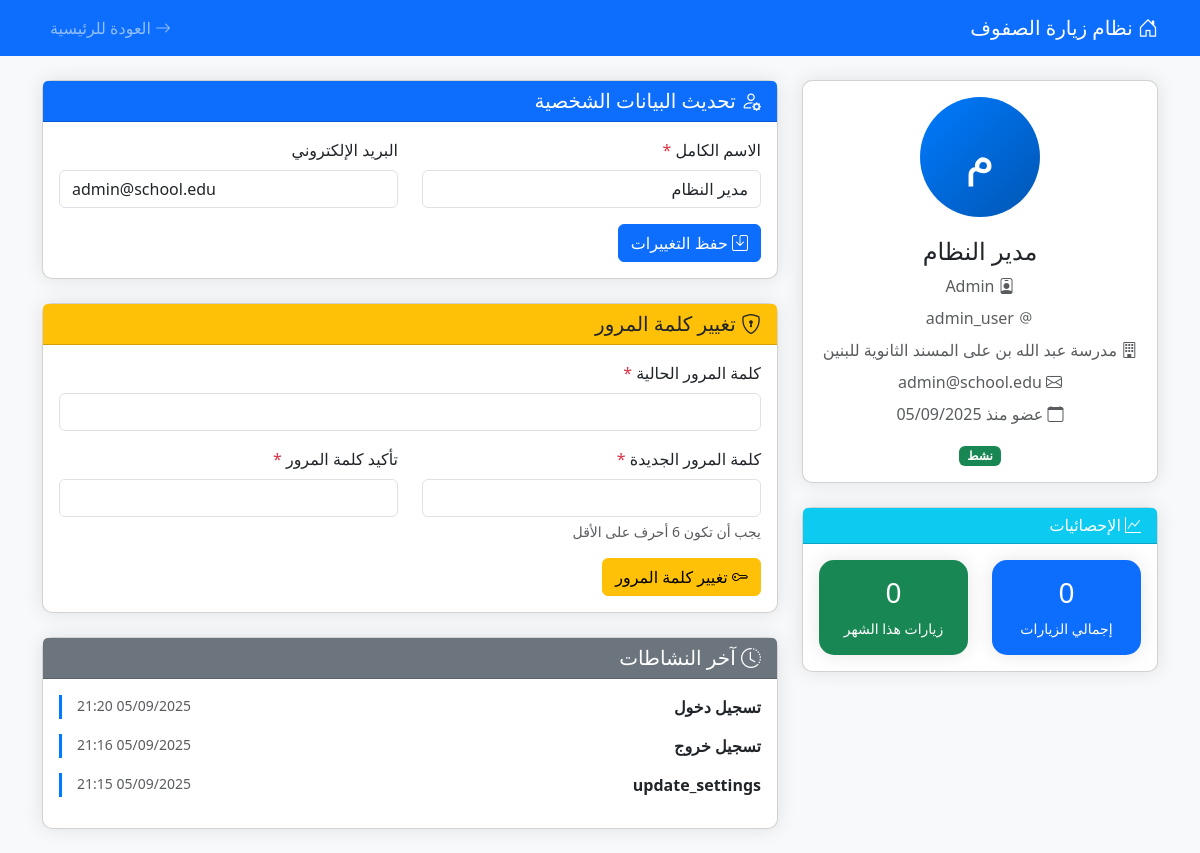
The app's page /profile.php (signed in) with its own data.
### tables this page shows
CREATE TABLE `users` (
  `id` int NOT NULL,
  `username` varchar(100) NOT NULL,
  `email` varchar(255) DEFAULT NULL,
  `password_hash` varchar(255) NOT NULL,
  `full_name` varchar(255) NOT NULL,
  `role_id` int NOT NULL,
  `school_id` int DEFAULT NULL,
  `is_active` tinyint(1) NOT NULL DEFAULT '1',
  `last_login` timestamp NULL DEFAULT NULL,
  `password_reset_token` varchar(255) DEFAULT NULL,
  `password_reset_expires` timestamp NULL DEFAULT NULL,
  `created_at` timestamp NULL DEFAULT CURRENT_TIMESTAMP,
  `updated_at` timestamp NULL DEFAULT CURRENT_TIMESTAMP ON UPDATE CURRENT_TIMESTAMP
);

CREATE TABLE `user_roles` (
  `id` int NOT NULL,
  `name` varchar(50) NOT NULL,
  `display_name` varchar(100) NOT NULL,
  `description` text,
  `permissions` json DEFAULT NULL,
  `created_at` timestamp NULL DEFAULT CURRENT_TIMESTAMP,
  `updated_at` timestamp NULL DEFAULT CURRENT_TIMESTAMP ON UPDATE CURRENT_TIMESTAMP
);

CREATE TABLE `schools` (
  `id` int NOT NULL,
  `name` varchar(255) NOT NULL,
  `phone` varchar(20) DEFAULT NULL,
  `created_at` timestamp NULL DEFAULT CURRENT_TIMESTAMP,
  `updated_at` timestamp NULL DEFAULT CURRENT_TIMESTAMP ON UPDATE CURRENT_TIMESTAMP,
  `school_code` varchar(20) DEFAULT NULL,
  `email` varchar(255) DEFAULT NULL,
  `address` text,
  `logo` varchar(255) DEFAULT NULL
);

CREATE TABLE `user_activity_log` (
  `id` int NOT NULL,
  `user_id` int DEFAULT NULL,
  `action` varchar(100) NOT NULL,
  `table_name` varchar(100) DEFAULT NULL,
  `record_id` int DEFAULT NULL,
  `old_values` text,
  `new_values` text,
  `description` text,
  `ip_address` varchar(45) DEFAULT NULL,
  `user_agent` text,
  `created_at` timestamp NULL DEFAULT CURRENT_TIMESTAMP
);

### includes/db_connection.php (called while the page is built, shortened)
<?php
$dsn = "mysql:host=" . DB_HOST . ";dbname=" . DB_NAME . ";charset=" . DB_CHARSET;
$options = [
    PDO::ATTR_ERRMODE            => PDO::ERRMODE_EXCEPTION,
    PDO::ATTR_DEFAULT_FETCH_MODE => PDO::FETCH_ASSOC,
    PDO::ATTR_EMULATE_PREPARES   => false,
];
try {
    $pdo = new PDO($dsn, DB_USER, DB_PASS, $options);
    $pdo->exec("SET NAMES utf8mb4");
    $pdo->exec("SET CHARACTER SET utf8mb4");
    $pdo->exec("SET collation_connection = utf8mb4_unicode_ci");
} catch (PDOException $e) {
    die("فشل الاتصال بقاعدة البيانات: " . $e->getMessage());
}
function query($sql, $params = []) {
    global $pdo;
    $stmt = $pdo->prepare($sql);
    $stmt->execute($params);
    return $stmt->fetchAll();
}
function query_row($sql, $params = []) {
    global $pdo;
    $stmt = $pdo->prepare($sql);
    $stmt->execute($params);
    return $stmt->fetch();
}

### profile.php (the view, shortened to what this page needs)
<?php
require_once 'includes/db_connection.php';
$user_id = $_SESSION['user_id'];
$user = query_row("
    SELECT u.*, r.name as role_name, s.name as school_name
    FROM users u
    LEFT JOIN user_roles r ON u.role_id = r.id
    LEFT JOIN schools s ON u.school_id = s.id
    WHERE u.id = ?
", [$user_id]);
$stats = [];
if (has_permission('create_visit')) {
    $stats['total_visits'] = query_row("SELECT COUNT(*) as count FROM visits WHERE visitor_person_id = ?", [$user_id])['count'];
    $stats['visits_this_month'] = query_row("
        SELECT COUNT(*) as count FROM visits
        WHERE visitor_person_id = ? AND MONTH(visit_date) = MONTH(CURRENT_DATE()) AND YEAR(visit_date) = YEAR(CURRENT_DATE())
    ", [$user_id])['count'];
}
$activities = query("
    SELECT action, description, created_at
    FROM user_activity_log
    WHERE user_id = ?
    ORDER BY created_at DESC
    LIMIT 10
", [$user_id]);
?>
<!DOCTYPE html>
<html lang="ar" dir="rtl">
<head>
    <link rel="stylesheet" href="https://cdn.jsdelivr.net/npm/bootstrap@5.3.0/dist/css/bootstrap.rtl.min.css">
    <link rel="stylesheet" href="https://cdn.jsdelivr.net/npm/bootstrap-icons@1.10.0/font/bootstrap-icons.css">
</head>
<body>
    <nav class="navbar navbar-expand-lg navbar-dark bg-primary">
        <div class="container">
            <a class="navbar-brand" href="index.php">
                <i class="bi bi-house-door"></i> نظام زيارة الصفوف
            </a>
            <div class="navbar-nav ms-auto">
                <a class="nav-link" href="index.php">
                    <i class="bi bi-arrow-right"></i> العودة للرئيسية
                </a>
            </div>
        </div>
    </nav>
    <div class="container py-4">
        <div class="row">
            <div class="col-md-4 mb-4">
                <div class="card">
                    <div class="card-body text-center">
                        <div class="profile-avatar">
                            <?php echo mb_substr($user['full_name'], 0, 1); ?>
                        </div>
                        <h4><?php echo htmlspecialchars($user['full_name']); ?></h4>
                        <p class="text-muted mb-2">
                            <i class="bi bi-person-badge"></i> <?php echo htmlspecialchars($user['role_name']); ?>
                        </p>
                        <p class="text-muted mb-2">
                            <i class="bi bi-at"></i> <?php echo htmlspecialchars($user['username']); ?>
                        </p>
                        <?php if ($user['school_name']): ?>
                        <p class="text-muted mb-2">
                            <i class="bi bi-building"></i> <?php echo htmlspecialchars($user['school_name']); ?>
                        </p>
                        <?php endif; ?>
                        <?php if ($user['email']): ?>
                        <p class="text-muted mb-2">
                            <i class="bi bi-envelope"></i> <?php echo htmlspecialchars($user['email']); ?>
                        </p>
                        <?php endif; ?>
                        <p class="text-muted">
                            <i class="bi bi-calendar"></i> عضو منذ <?php echo date('d/m/Y', strtotime($user['created_at'])); ?>
                        </p>
                        <div class="mt-3">
                            <span class="badge bg-<?php echo $user['is_active'] ? 'success' : 'danger'; ?>">
                                <?php echo $user['is_active'] ? 'نشط' : 'غير نشط'; ?>
                            </span>
                        </div>
                    </div>
                </div>
                <?php if (!empty($stats)): ?>
                <div class="card mt-4">
                    <div class="card-header bg-info text-white">
                        <h6 class="mb-0"><i class="bi bi-graph-up"></i> الإحصائيات</h6>
                    </div>
                    <div class="card-body">
                        <div class="row text-center">
                            <div class="col-6">
                                <div class="stat-card card bg-primary text-white p-3">
                                    <h3><?php echo $stats['total_visits']; ?></h3>
                                    <small>إجمالي الزيارات</small>
                                </div>
                            </div>
                            <div class="col-6">
                                <div class="stat-card card bg-success text-white p-3">
                                    <h3><?php echo $stats['visits_this_month']; ?></h3>
                                    <small>زيارات هذا الشهر</small>
                                </div>
                            </div>
                        </div>
                    </div>
                </div>
                <?php endif; ?>
            </div>
            <div class="col-md-8">
                <div class="card mb-4">
                    <div class="card-header bg-primary text-white">
                        <h5 class="mb-0"><i class="bi bi-person-gear"></i> تحديث البيانات الشخصية</h5>
                    </div>
                    <div class="card-body">
                        <form method="post">
                            <div class="row">
                                <div class="col-md-6 mb-3">
                                    <label for="full_name" class="form-label">الاسم الكامل <span class="text-danger">*</span></label>
                                    <input type="text" class="form-control" id="full_name" name="full_name"
                                           value="<?php echo htmlspecialchars($user['full_name']); ?>" required>
                                </div>
                                <div class="col-md-6 mb-3">
                                    <label for="email" class="form-label">البريد الإلكتروني</label>
                                    <input type="email" class="form-control" id="email" name="email"
                                           value="<?php echo htmlspecialchars($user['email']); ?>">
                                </div>
                            </div>
                            <button type="submit" name="update_profile" class="btn btn-primary">
                                <i class="bi bi-save"></i> حفظ التغييرات
                            </button>
                        </form>
                    </div>
                </div>
                <div class="card mb-4">
                    <div class="card-header bg-warning text-dark">
                        <h5 class="mb-0"><i class="bi bi-shield-lock"></i> تغيير كلمة المرور</h5>
                    </div>
                    <div class="card-body">
                        <form method="post">
                            <div class="mb-3">
                                <label for="current_password" class="form-label">كلمة المرور الحالية <span class="text-danger">*</span></label>
                                <input type="password" class="form-control" id="current_password" name="current_password" required>
                            </div>
                            <div class="row">
                                <div class="col-md-6 mb-3">
                                    <label for="new_password" class="form-label">كلمة المرور الجديدة <span class="text-danger">*</span></label>
                                    <input type="password" class="form-control" id="new_password" name="new_password" required>
                                    <div class="form-text">يجب أن تكون 6 أحرف على الأقل</div>
                                </div>
                                <div class="col-md-6 mb-3">
                                    <label for="confirm_password" class="form-label">تأكيد كلمة المرور <span class="text-danger">*</span></label>
                                    <input type="password" class="form-control" id="confirm_password" name="confirm_password" required>
                                </div>
                            </div>
                            <button type="submit" name="change_password" class="btn btn-warning">
                                <i class="bi bi-key"></i> تغيير كلمة المرور
                            </button>
                        </form>
                    </div>
                </div>
                <div class="card">
                    <div class="card-header bg-secondary text-white">
                        <h5 class="mb-0"><i class="bi bi-clock-history"></i> آخر النشاطات</h5>
                    </div>
                    <div class="card-body">
                        <?php if (empty($activities)): ?>
                            <p class="text-muted">لا توجد نشاطات مسجلة</p>
                        <?php else: ?>
                            <div class="activity-timeline">
                                <?php foreach ($activities as $activity): ?>
                                    <div class="activity-item">
                                        <div class="d-flex justify-content-between">
                                            <strong>
                                                <?php
                                                $action_names = [
                                                    'login' => 'تسجيل دخول',
                                                    'logout' => 'تسجيل خروج',
                                                    'create_visit' => 'إنشاء زيارة',
                                                    'update_visit' => 'تحديث زيارة',
                                                    'delete_visit' => 'حذف زيارة',
                                                    'update_profile' => 'تحديث الملف الشخصي',
                                                    'change_password' => 'تغيير كلمة المرور'
                                                ];
                                                echo $action_names[$activity['action']] ?? $activity['action'];
                                                ?>
                                            </strong>
                                            <small class="text-muted">
                                                <?php echo date('d/m/Y H:i', strtotime($activity['created_at'])); ?>
                                            </small>
                                        </div>
                                    </div>
                                <?php endforeach; ?>
                            </div>
                        <?php endif; ?>
                    </div>
                </div>
            </div>
        </div>
    </div>
</body>
</html>

### profile.php (style rules this page uses)
body { background-color: #f8f9fa; }
.card { border-radius: 10px; box-shadow: 0 0 20px rgba(0, 0, 0, 0.1); }
.profile-avatar { width: 120px; height: 120px; border-radius: 50%; background: linear-gradient(135deg, #007bff, #0056b3); display: flex; align-items: center; justify-content: center; font-size: 3rem; color: white; margin: 0 auto 20px; }
.stat-card { border: none; border-radius: 15px; transition: transform 0.2s; }
.activity-item { border-left: 3px solid #007bff; padding-left: 15px; margin-bottom: 15px; }

### records on screen
users: full_name "م", full_name "مدير النظام", role.name "Admin", username "admin_user", school.name "مدرسة عبد الله بن على المسند الثانوية للبنين", email "admin@school.edu", created_at "05/09/2025"
user_activity_log: action "تسجيل دخول", created_at "05/09/2025 21:20"
user_activity_log: action "تسجيل خروج", created_at "05/09/2025 21:16"
user_activity_log: action "update_settings", created_at "05/09/2025 21:15"

### other values on screen
$stats['total_visits'] "0"
$stats['visits_this_month'] "0"
